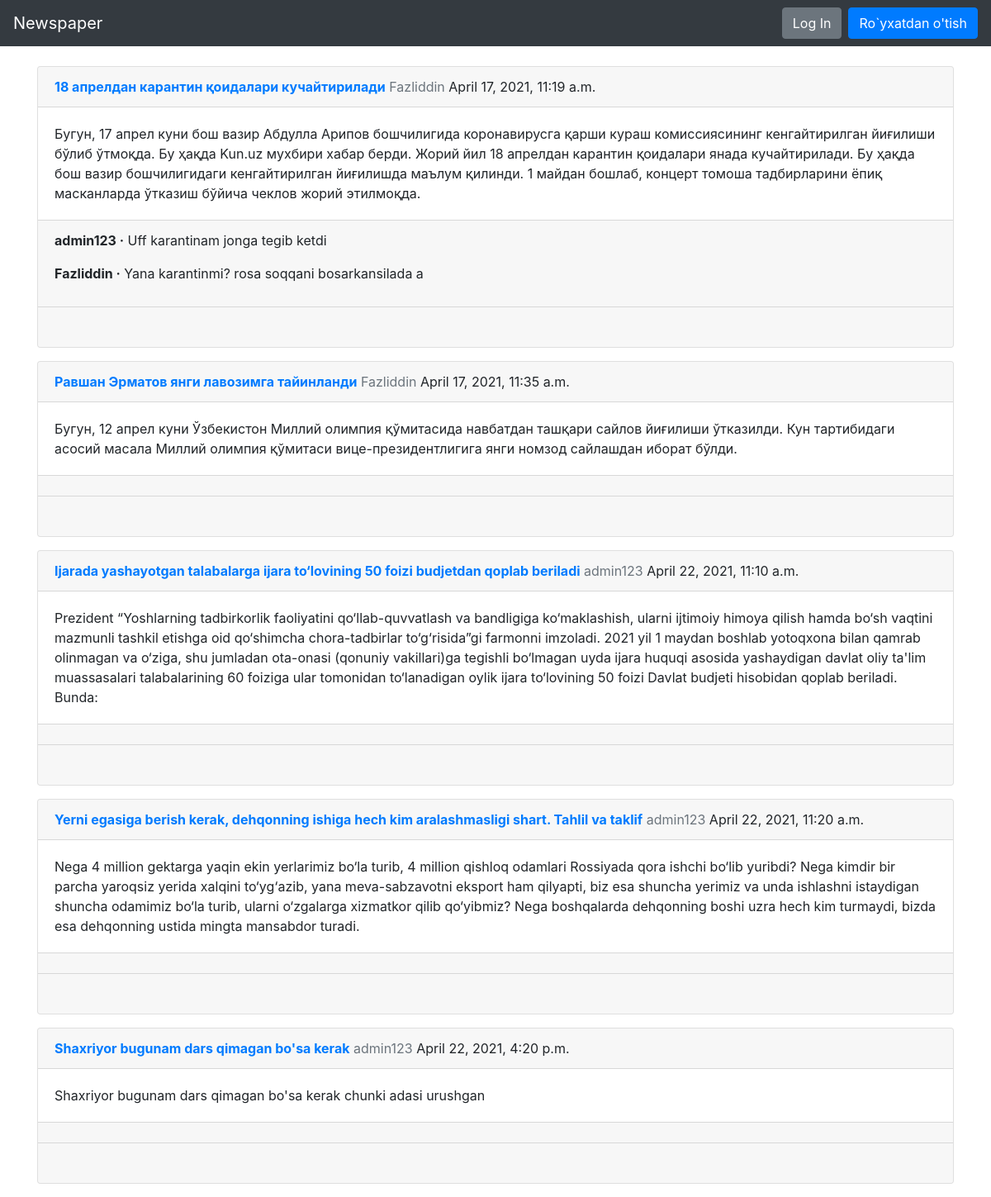
The app's page /articles/ with its own data.
### articles/models.py (models this page shows, shortened)
class Article(models.Model):
    title = models.CharField(max_length=250)
    image = models.ImageField(upload_to='media/',null=True,blank=True)  #new
    body = models.TextField()
    date = models.DateTimeField(auto_now_add=True)
    author = models.ForeignKey(
        get_user_model(),
        on_delete = models.CASCADE,
    )

class Comment(models.Model):
    article = models.ForeignKey(
        Article,
        on_delete=models.CASCADE,
        related_name='comments',
        )
    comment = models.CharField(max_length=120)
    author = models.ForeignKey(
        get_user_model(),
        on_delete=models.CASCADE,
                               )
    def __str__(self):
        return self.comment

### users/models.py (models this page shows)
class CustomerUser(AbstractUser):
    age = models.PositiveIntegerField(null=True,blank=True)
    address = models.CharField(max_length=200,null=True,blank=True)
    universitet = models.CharField(max_length=200,null=True,blank=True)

### articles/views.py (the view)
# urls.py: path('',ArticleListView.as_view(),name='article_list'),
class ArticleListView(ListView):
    model = Article
    template_name = 'article_list.html'

### templates/article_list.html (shortened to what this page needs)
{% extends 'base.html' %}
{% block content %}
{% for article in object_list %}
<div class="card mb-3">
    <div class="card-header">
        <a href="{% url 'article_detail' article.pk %}">
        <span class="font-weight-bold">{{article.title}}</span>
        </a>
        <span class="text-muted">{{article.author}}</span>
        {{article.date}}
    </div>
    <div class="card-body">
        {{article.body}}
    </div>
    <div class="card-footer">
        {% for comment in article.comments.all %}
        <p>
            <span class="font-weight-bold">{{ comment.author }} &middot;</span>
            {{ comment }}
        </p>
        {% endfor %}
    </div>
    <div class="card-footer text-center text-muted">
        {% if user.is_authenticated and article.author == request.user %}
        <a href="{% url 'article_edit' article.pk %}" class="btn btn-success">Edit</a>
        <a href="{% url 'article_delete' article.pk %}" class="btn btn-danger">Delete</a>
        {% else %}
        <br>
        {% endif %}
    </div>
</div>
{% endfor%}
{% endblock content %}

### templates/base.html (shortened to what this page needs)
<!DOCTYPE html>
<html lang="en">
<head>
<link rel="stylesheet" href="https://stackpath.bootstrapcdn.com/bootstrap/4.1.3/css/bootstrap.min.css"
>
</head>
<body>
<nav class="navbar navbar-expand-md navbar-dark bg-dark mb-4">
    <a class="navbar-brand" href="{% url 'home' %}">Newspaper</a>
<div class="collapse navbar-collapse" id="navbarCollapse">
    {% if user.is_authenticated %}
    <ul class="navbar-nav ml-auto">
        <li class="nav-item">
            <a class="nav-link dropdown-toggle" href="#" id="userMenu" data-toggle="dropdown"
               aria-haspopup="true" aria-expanded="false">
                {{user.username}}
            </a>
            <div class="dropdown-menu dropdown-menu-right" aria-labelledby="userMenu">
                <a class="dropdown-item" href="{% url 'password_change' %}">Parolni o'zgartirish</a>
                <div class="dropdown-divider"></div>
                <a class="dropdown-item" href="{% url 'logout' %}">Log Out</a>
                 <div class="dropdown-divider"></div>
                <a class="dropdown-item" href="{% url 'article_new' %}">Yangi maqola</a>
            </div>
        </li>
    </ul>
    {% else %}
    <form class="form-inline ml-auto">
<a href="{% url 'login' %}" class="btn btn-secondary"> Log In </a>
        <a href="{% url 'signup' %}" class="btn btn-primary ml-2">Ro`yxatdan o'tish</a>
    </form>
    {% endif %}
</div>
</nav>
<div class="container">
{% block content %}
{% endblock content %}
</div>
</body>
</html>

### records on screen
Article: title "18 апрелдан карантин қоидалари кучайтирилади", author "Fazliddin", date "April 17, 2021, 11:19 a.m.", body "Бугун, 17 апрел куни бош вазир Абдулла Арипов бошчилигида коронавирусга қарши кураш комиссиясининг кенгайтирилган йиғилиши бўлиб ўтмоқда. Бу ҳақда Kun.uz мухбири хабар берди. Жорий йил 18 апрелдан карантин қоидалари янада кучайтирилади. Бу ҳақда бош вазир бошчилигидаги кенгайтирилган йиғилишда маълум қилинди. 1 майдан бошлаб, концерт томоша тадбирларини ёпиқ масканларда ўтказиш бўйича чеклов жорий этилмоқда."
Comment: author "admin123", comment "Uff karantinam jonga tegib ketdi"
Comment: author "Fazliddin", comment "Yana karantinmi? rosa soqqani bosarkansilada a"
Article: title "Равшан Эрматов янги лавозимга тайинланди", author "Fazliddin", date "April 17, 2021, 11:35 a.m.", body "Бугун, 12 апрел куни Ўзбекистон Миллий олимпия қўмитасида навбатдан ташқари сайлов йиғилиши ўтказилди. Кун тартибидаги асосий масала Миллий олимпия қўмитаси вице-президентлигига янги номзод сайлашдан иборат бўлди."
Article: title "Ijarada yashayotgan talabalarga ijara to‘lovining 50 foizi budjetdan qoplab beriladi", author "admin123", date "April 22, 2021, 11:10 a.m.", body "Prezident “Yoshlarning tadbirkorlik faoliyatini qo‘llab-quvvatlash va bandligiga ko‘maklashish, ularni ijtimoiy himoya qilish hamda bo‘sh vaqtini mazmunli tashkil etishga oid qo‘shimcha chora-tadbirlar to‘g‘risida”gi farmonni imzoladi. 2021 yil 1 maydan boshlab yotoqxona bilan qamrab olinmagan va o‘ziga, shu jumladan ota-onasi (qonuniy vakillari)ga tegishli bo‘lmagan uyda ijara huquqi asosida yashaydigan davlat oliy ta'lim muassasalari talabalarining 60 foiziga ular tomonidan to‘lanadigan oylik ijara to‘lovining 50 foizi Davlat budjeti hisobidan qoplab beriladi. Bunda:"
Article: title "Yerni egasiga berish kerak, dehqonning ishiga hech kim aralashmasligi shart. Tahlil va taklif", author "admin123", date "April 22, 2021, 11:20 a.m.", body "Nega 4 million gektarga yaqin ekin yerlarimiz bo‘la turib, 4 million qishloq odamlari Rossiyada qora ishchi bo‘lib yuribdi? Nega kimdir bir parcha yaroqsiz yerida xalqini to‘yg‘azib, yana meva-sabzavotni eksport ham qilyapti, biz esa shuncha yerimiz va unda ishlashni istaydigan shuncha odamimiz bo‘la turib, ularni o‘zgalarga xizmatkor qilib qo‘yibmiz? Nega boshqalarda dehqonning boshi uzra hech kim turmaydi, bizda esa dehqonning ustida mingta mansabdor turadi."
Article: title "Shaxriyor bugunam dars qimagan bo'sa kerak", author "admin123", date "April 22, 2021, 4:20 p.m.", body "Shaxriyor bugunam dars qimagan bo'sa kerak chunki adasi urushgan"
